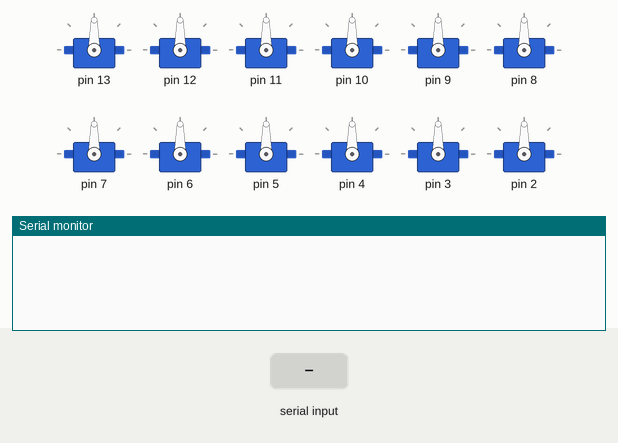
Recording of a sketch running on a simulated Arduino Uno, built with avr-gcc and run on an emulated ATmega328P. Parts: 12 × servo, the last lines printed to the serial monitor. Inputs (shaded band) come from the test bench.

Above: at 1.2 s.
1.3 s: "90,45\n" received over Serial
At 2.2 s:
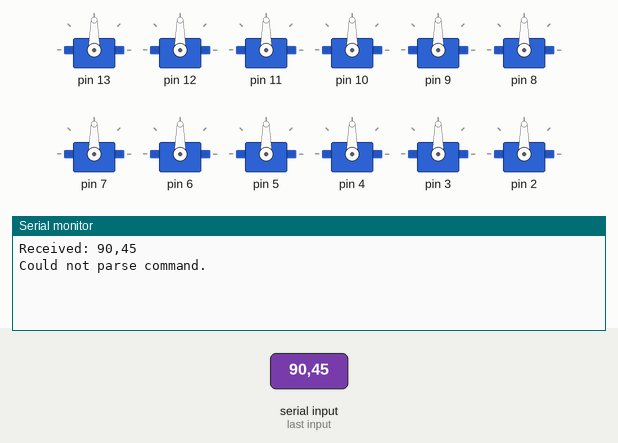
2.8 s: "2\n" received over Serial
At 3.3 s:
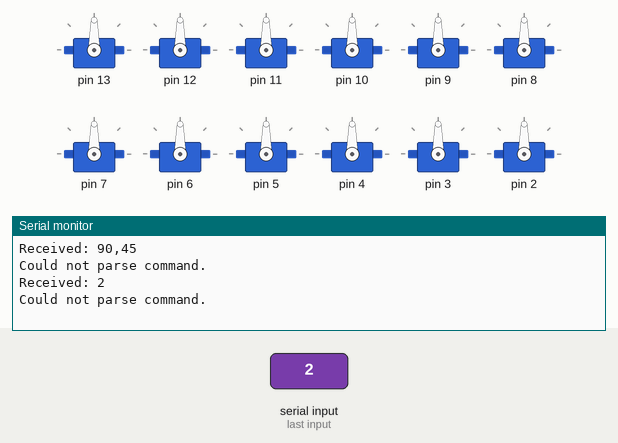
4.3 s: "90 45\n" received over Serial
At 5.7 s:
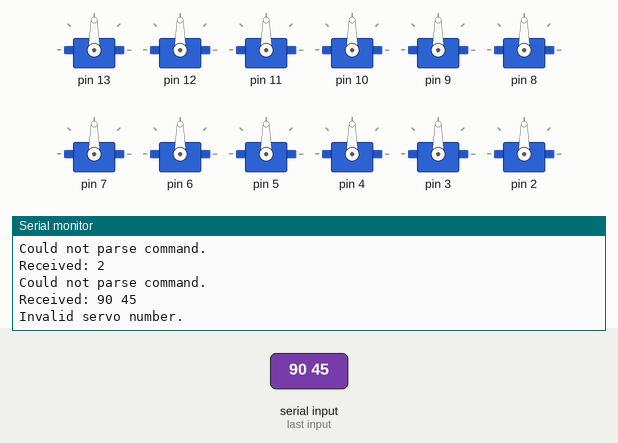

The sketch:

ServoTest.ino
```cpp
#include <Servo.h>

const short NUM_SERVOS = 12;

Servo servoArray[NUM_SERVOS];

void setup() {
  Serial.begin(115200);

  // put your setup code here, to run once:
  for(int i = 0; i < NUM_SERVOS; i++)
  {
    servoArray[i].attach(13 - i);
  }
}

void loop() {
  // put your main code here, to run repeatedly:
  String thisCommand = Serial.readStringUntil('\n');

  if(thisCommand.length() > 0)
  {
    int servoNum, degreeValue;

    Serial.print("Received: ");
    Serial.println(thisCommand);

    if(sscanf(thisCommand.c_str(), "%d %d", &servoNum, &degreeValue) == 2)
    {
      if(servoNum >= 0 && servoNum < NUM_SERVOS)
      {
        servoArray[servoNum].write(degreeValue);
        Serial.print("Set servo ");
        Serial.print(servoNum);
        Serial.print(" to ");
        Serial.print(degreeValue);
        Serial.println(" degrees.");
      }
      else
      {
        Serial.println("Invalid servo number.");
      }
    }
    else
    {
      Serial.println("Could not parse command.");
    }
  }


}
```

Measured:
- after the input at 1.3 s, the serial monitor: prints a new line at once (image 1)
- after the input at 2.8 s, the serial monitor: prints a new line at once (image 2)
- after the input at 4.3 s, the serial monitor: prints a new line at once (image 3)
